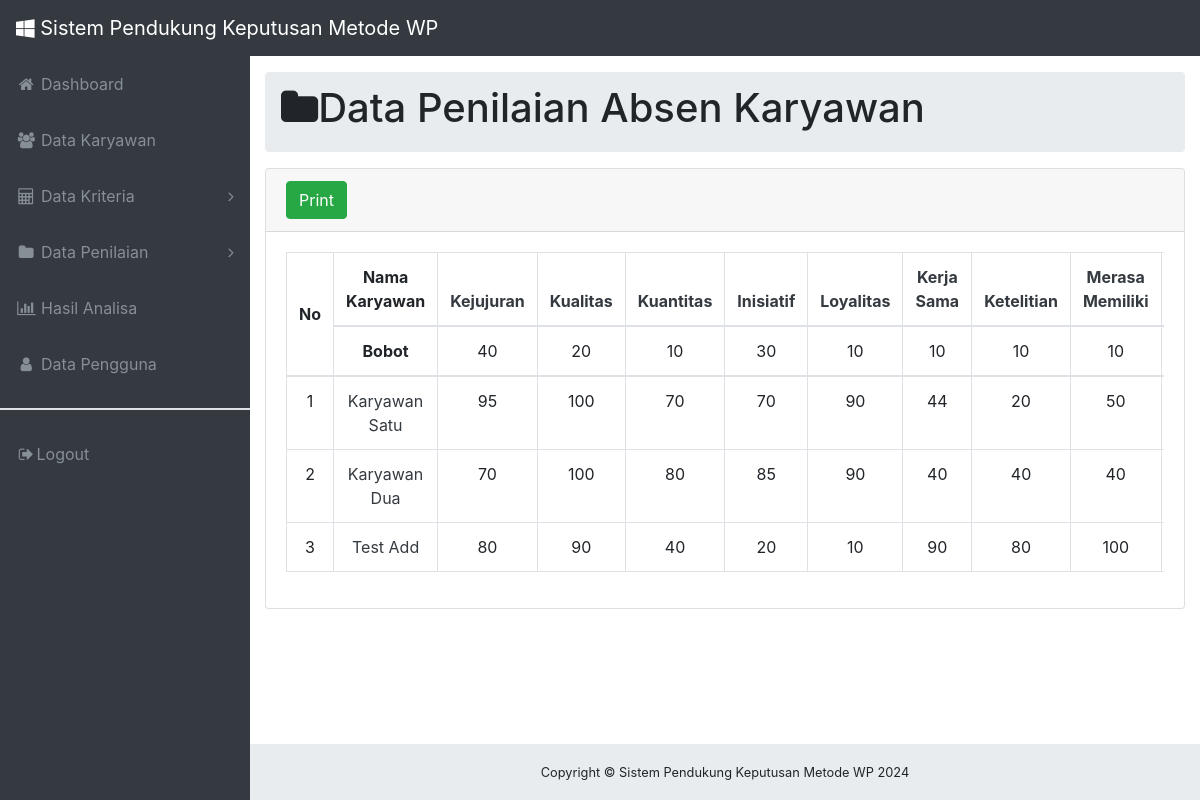
Screenshot of /analisa-page-jawab.php (signed in) with the database file from the repository.
### tables this page shows
CREATE TABLE `kriteria` (
  `kriteria_id` varchar(50) NOT NULL,
  `kj` int(11) NOT NULL,
  `kl` int(11) NOT NULL,
  `kt` int(11) NOT NULL,
  `in` int(11) NOT NULL,
  `ly` int(11) NOT NULL,
  `ks` int(11) NOT NULL,
  `kte` int(11) NOT NULL,
  `mm` int(11) NOT NULL,
  `tj` int(11) NOT NULL,
  `kjin` int(11) NOT NULL
);

CREATE TABLE `perhitungan_absen` (
  `pera_id` varchar(50) NOT NULL,
  `nik` varchar(16) NOT NULL,
  `nama_pera` varchar(100) NOT NULL,
  `kehadiran_pera` int(11) DEFAULT NULL,
  `jabatan_pera` varchar(50) NOT NULL,
  `sd` int(11) DEFAULT NULL,
  `pc` int(11) DEFAULT NULL,
  `dt` int(11) DEFAULT NULL,
  `i` int(11) DEFAULT NULL,
  `s` int(11) DEFAULT NULL,
  `a` int(11) DEFAULT NULL,
  `kj` int(11) DEFAULT 0,
  `kl` int(11) DEFAULT 0,
  `kt` int(11) DEFAULT 0,
  `in` int(11) DEFAULT 0,
  `ly` int(11) DEFAULT 0,
  `ks` int(11) DEFAULT 0,
  `kte` int(11) DEFAULT 0,
  `mm` int(11) NOT NULL DEFAULT 0,
  `tj` int(11) NOT NULL DEFAULT 0,
  `kjin` int(11) NOT NULL DEFAULT 0
);

### analisa-page-jawab.php (the view, shortened to what this page needs)
<?php
include('./process/koneksi.php');
include('./componen/header.php')
?>
<!DOCTYPE html>
<html lang="en">
<body class="fixed-nav sticky-footer bg-dark" id="page-top">
   <?php include('./componen/navbar.php') ?>
   <div class="content-wrapper">
      <div class="container-fluid">
         <ol class="breadcrumb">
            <h1><i class="fa fa-folder" aria-hidden="true"> </i></h1>
            <li class="breadcrumb-item">
               <h1>Data Penilaian Absen Karyawan</h1>
            </li>
         </ol>
         <div class="card mb-3">
            <div class="card-header">
               <a href="./process/print-jawab.php" target="_blank" class="btn btn-success text-white" role="button" aria-disabled="true">Print</a>
            </div>
            <div class="card-body">
               <?php if (isset($_SESSION['level']) && $_SESSION['level'] == 'Admin') { ?>
                  <div class="table-responsive">
                     <table class="table table-bordered text-center b" id="dataTable" width="100%" cellspacing="0">
                        <thead>
                           <tr>
                              <th style="vertical-align: middle;" rowspan="2">No</th>
                              <th>Nama Karyawan</th>
                              <th><a href="./analisa-page-kejujuran.php" class="text-dark text-decoration-none hover-text-primary">Kejujuran</a></th>
                              <th><a href="./analisa-page-kualitas.php" class="text-dark text-decoration-none hover-text-primary">Kualitas</a></th>
                              <th><a href="./analisa-page-kuantitas.php" class="text-dark text-decoration-none hover-text-primary">Kuantitas</a> </th>
                              <th><a href="./analisa-page-inisiatif.php" class="text-dark text-decoration-none hover-text-primary">Inisiatif</a> </th>
                              <th><a href="./analisa-page-loyalitas.php" class="text-dark text-decoration-none hover-text-primary">Loyalitas</a> </th>
                              <th><a href="./analisa-page-kerjasama.php" class="text-dark text-decoration-none hover-text-primary">Kerja Sama</a> </th>
                              <th><a href="./analisa-page-ketelitian.php" class="text-dark text-decoration-none hover-text-primary">Ketelitian</a> </th>
                              <th style="width: 3%"><a href="./analisa-page-memiliki.php" class="text-dark text-decoration-none hover-text-primary">Merasa Memiliki</a> </th>
                              <th style="width: 3%"><a href="./analisa-page-jawab.php" class="text-dark text-decoration-none hover-text-primary">Tanggung Jawab</a> </th>
                           </tr>
                           <tr>
                              <th>Bobot</th>
                              <?php
                              $select = mysqli_query($connect, "SELECT * FROM  kriteria");
                              while ($data = mysqli_fetch_array($select)) {
                              ?>
                                 <td><?php echo $data['kj']; ?></td>
                                 <td><?php echo $data['kl']; ?></td>
                                 <td><?php echo $data['kt']; ?></td>
                                 <td><?php echo $data['in']; ?></td>
                                 <td><?php echo $data['ly']; ?></td>
                                 <td><?php echo $data['ks']; ?></td>
                                 <td><?php echo $data['kte']; ?></td>
                                 <td><?php echo $data['mm']; ?></td>
                                 <td><?php echo $data['tj']; ?></td>
                              <?php
                              }
                              ?>
                           </tr>
                        </thead>
                        <tbody>
                           <?php
                           $sql = mysqli_query($connect, "SELECT * FROM perhitungan_absen ORDER BY tj DESC");
                           mysqli_data_seek($sql, 0);
                           $no = 1;
                           while ($data_absen = mysqli_fetch_array($sql)) {
                           ?>
                              <tr>
                                 <td><?php echo $no; ?></td>
                                 <td>
                                    <a href="" class="text-dark text-decoration-none hover-text-primary" data-toggle="modal" data-target="#modal-view-analisa<?php echo $data_absen['nama_pera']; ?>">
                                       <?php echo $data_absen['nama_pera']; ?>
                                    </a>
                                 </td>
                                 <td><?php echo $data_absen['kj']; ?></td>
                                 <td><?php echo $data_absen['kl']; ?></td>
                                 <td><?php echo $data_absen['kt']; ?></td>
                                 <td><?php echo $data_absen['in']; ?></td>
                                 <td><?php echo $data_absen['ly']; ?></td>
                                 <td><?php echo $data_absen['ks']; ?></td>
                                 <td><?php echo $data_absen['kte']; ?></td>
                                 <td><?php echo $data_absen['mm']; ?></td>
                                 <td><?php echo $data_absen['tj']; ?></td>
                              </tr>
                           <?php
                              $no++;
                           }
                           ?>
                        </tbody>
                     </table>
                  </div>
               <?php } ?>
            </div>
         </div>
      </div>
      <?php
      include('./componen/footer.php');
      ?>
   </div>
</body>
</html>

### css/style.css (style rules this page uses)
html { position: relative; min-height: 100%; }
body { overflow-x: hidden; }
body.sticky-footer { margin-bottom: 56px; }
body.sticky-footer .content-wrapper { min-height: calc(100vh - 56px - 56px); }
body.fixed-nav { padding-top: 56px; }
.content-wrapper { min-height: calc(100vh - 56px); padding-top: 1rem; }
.content-wrapper { overflow-x: hidden; background: white; }
@media (min-width: 992px) { .content-wrapper { margin-left: 250px; } }

### rows the page displays
kriteria: kj "40", kl "20", kt "10", in "30", ly "10", ks "10", kte "10", mm "10"
perhitungan_absen: nama_pera "Karyawan Satu", kj "95", kl "100", kt "70", in "70", ly "90", ks "44", kte "20", mm "50"
perhitungan_absen: nama_pera "Karyawan Dua", kj "70", kl "100", kt "80", in "85", ly "90", ks "40", kte "40", mm "40"
perhitungan_absen: nama_pera "Test Add", kj "80", kl "90", kt "40", in "20", ly "10", ks "90", kte "80", mm "100"
